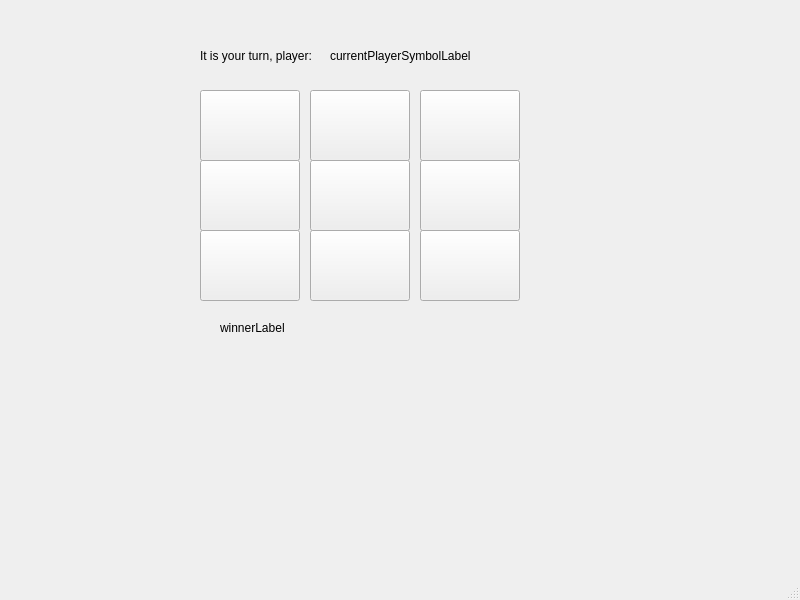
<?xml version="1.0" encoding="UTF-8"?>
<ui version="4.0">
 <class>MainWindow</class>
 <widget class="QMainWindow" name="MainWindow">
  <property name="geometry">
   <rect>
    <x>0</x>
    <y>0</y>
    <width>800</width>
    <height>600</height>
   </rect>
  </property>
  <property name="windowTitle">
   <string>MainWindow</string>
  </property>
  <widget class="QWidget" name="centralwidget">
   <widget class="QPushButton" name="pushButton_1">
    <property name="geometry">
     <rect>
      <x>200</x>
      <y>90</y>
      <width>100</width>
      <height>71</height>
     </rect>
    </property>
    <property name="text">
     <string/>
    </property>
   </widget>
   <widget class="QPushButton" name="pushButton_2">
    <property name="geometry">
     <rect>
      <x>310</x>
      <y>90</y>
      <width>100</width>
      <height>71</height>
     </rect>
    </property>
    <property name="text">
     <string/>
    </property>
   </widget>
   <widget class="QPushButton" name="pushButton_3">
    <property name="geometry">
     <rect>
      <x>420</x>
      <y>90</y>
      <width>100</width>
      <height>71</height>
     </rect>
    </property>
    <property name="text">
     <string/>
    </property>
   </widget>
   <widget class="QPushButton" name="pushButton_4">
    <property name="geometry">
     <rect>
      <x>200</x>
      <y>160</y>
      <width>100</width>
      <height>71</height>
     </rect>
    </property>
    <property name="text">
     <string/>
    </property>
   </widget>
   <widget class="QPushButton" name="pushButton_5">
    <property name="geometry">
     <rect>
      <x>310</x>
      <y>160</y>
      <width>100</width>
      <height>71</height>
     </rect>
    </property>
    <property name="text">
     <string/>
    </property>
   </widget>
   <widget class="QPushButton" name="pushButton_6">
    <property name="geometry">
     <rect>
      <x>420</x>
      <y>160</y>
      <width>100</width>
      <height>71</height>
     </rect>
    </property>
    <property name="text">
     <string/>
    </property>
   </widget>
   <widget class="QPushButton" name="pushButton_7">
    <property name="geometry">
     <rect>
      <x>200</x>
      <y>230</y>
      <width>100</width>
      <height>71</height>
     </rect>
    </property>
    <property name="text">
     <string/>
    </property>
   </widget>
   <widget class="QPushButton" name="pushButton_8">
    <property name="geometry">
     <rect>
      <x>310</x>
      <y>230</y>
      <width>100</width>
      <height>71</height>
     </rect>
    </property>
    <property name="text">
     <string/>
    </property>
   </widget>
   <widget class="QPushButton" name="pushButton_9">
    <property name="geometry">
     <rect>
      <x>420</x>
      <y>230</y>
      <width>100</width>
      <height>71</height>
     </rect>
    </property>
    <property name="text">
     <string/>
    </property>
   </widget>
   <widget class="QLabel" name="label_1">
    <property name="geometry">
     <rect>
      <x>200</x>
      <y>40</y>
      <width>141</width>
      <height>31</height>
     </rect>
    </property>
    <property name="text">
     <string>It is your turn, player:</string>
    </property>
   </widget>
   <widget class="QLabel" name="currentPlayerSymbolLabel">
    <property name="geometry">
     <rect>
      <x>330</x>
      <y>40</y>
      <width>161</width>
      <height>31</height>
     </rect>
    </property>
    <property name="text">
     <string>currentPlayerSymbolLabel</string>
    </property>
   </widget>
   <widget class="QLabel" name="label_3">
    <property name="geometry">
     <rect>
      <x>220</x>
      <y>320</y>
      <width>111</width>
      <height>16</height>
     </rect>
    </property>
    <property name="text">
     <string>winnerLabel</string>
    </property>
   </widget>
  </widget>
  <widget class="QMenuBar" name="menubar">
   <property name="geometry">
    <rect>
     <x>0</x>
     <y>0</y>
     <width>800</width>
     <height>22</height>
    </rect>
   </property>
  </widget>
  <widget class="QStatusBar" name="statusbar"/>
 </widget>
 <resources/>
 <connections/>
</ui>
